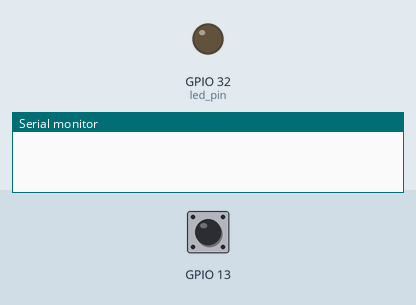
The sketch below on a simulated ESP32. On the bench: output pins drawn as LEDs (lit = HIGH), the last lines printed to the serial monitor. Inputs (shaded band) come from the test bench; at power-on: GPIO 13 HIGH.

Above: at 1.2 s.
1.3 s: GPIO 13 pulled LOW for 0.15 s
At 1.7 s:
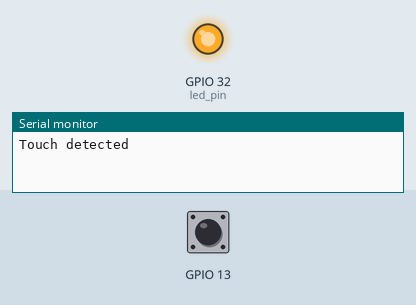
Timing chart, 0 to 4.3 s (numbered marks = the images above; inputs shaded):
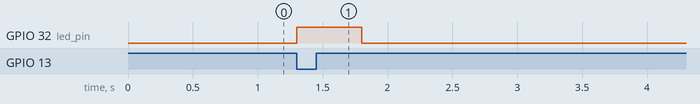

Measured:
- after the input at 1.3 s, GPIO 32 (led_pin): LOW → HIGH at once, → LOW 0.50 s later

The sketch:

touch_sensor_interrupt.ino
```cpp
const byte led_pin = 32;
int threshold = 20;

bool touch4detected = false;

void gottouch()
{
  touch4detected = true;
}


void setup() {
  // put your setup code here, to run once:
  Serial.begin(115200);
  pinMode(led_pin,OUTPUT);
  touchAttachInterrupt(T4,gottouch,threshold);
}

void loop() {
  // put your main code here, to run repeatedly:
  if(touch4detected)
  {
    digitalWrite(led_pin,HIGH);
    Serial.println("Touch detected");
    touch4detected = false;
    delay(500);
    digitalWrite(led_pin,LOW);
  }

}
```
